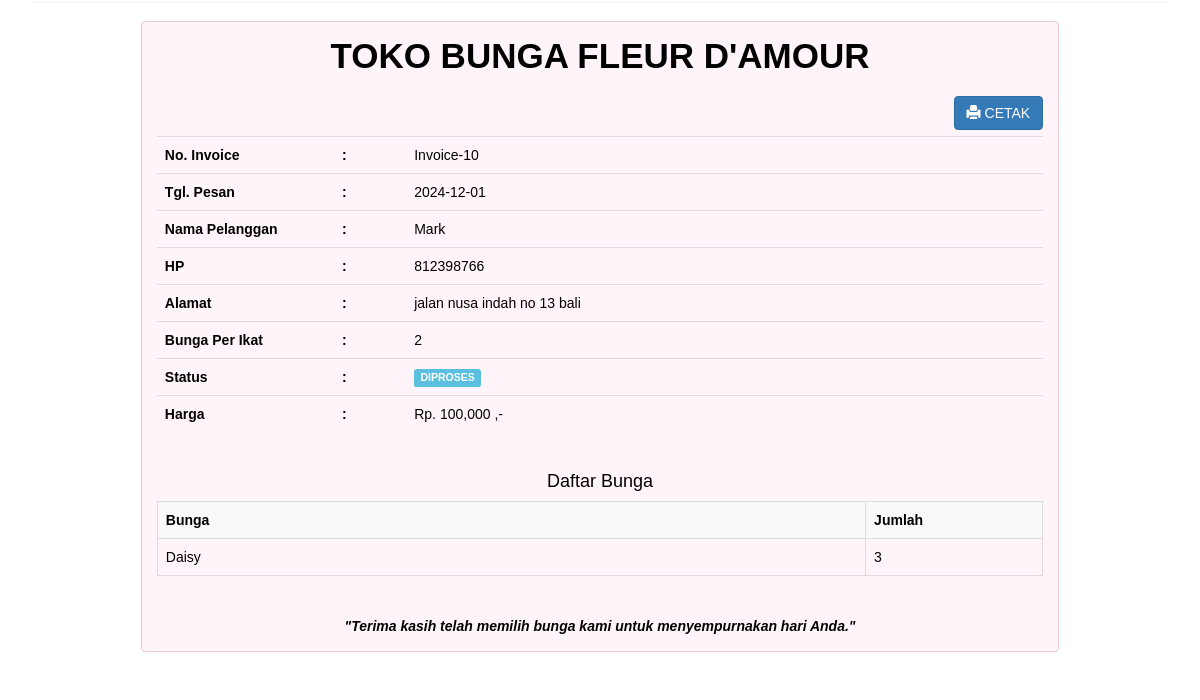
The page /transaksi_invoice.php?id=10 on the database its author committed.
### tables this page shows
CREATE TABLE `transaksi` (
  `transaksi_id` int(100) NOT NULL,
  `transaksi_tgl` date NOT NULL,
  `user_id` int(100) NOT NULL,
  `jumlah` int(100) NOT NULL,
  `transaksi_harga` int(100) NOT NULL,
  `transaksi_status` int(100) NOT NULL
);

CREATE TABLE `user` (
  `id` int(100) NOT NULL,
  `nama` varchar(100) NOT NULL,
  `no_hp` int(100) NOT NULL,
  `email` varchar(100) NOT NULL,
  `password` varchar(225) NOT NULL,
  `user_type` varchar(100) NOT NULL,
  `alamat` varchar(100) NOT NULL
);

CREATE TABLE `bunga` (
  `id` int(100) NOT NULL,
  `transaksi_id` int(100) NOT NULL,
  `bunga` varchar(100) NOT NULL,
  `bunga_jumlah` int(100) NOT NULL
);

### transaksi_invoice.php (the view, shortened to what this page needs)
<?php
    include 'koneksi.php';
?>
<!DOCTYPE html>
<html lang="en">
<head>
    <link rel="stylesheet" type="text/css" href="style.css">
    <link rel="stylesheet" type="text/css" href="assets/css/bootstrap.css">
</head>
<body>
    <div class="container">
    <div class="panel">
        <div class="col-md-10 col-md-offset-1">
            <?php
            $id = $_GET['id'];
            $transaksi = mysqli_query($koneksi, "SELECT * FROM transaksi, user WHERE transaksi_id='$id' AND transaksi.user_id = user.id");
            while($t=mysqli_fetch_array($transaksi)){
            ?>
            <br>
            <div class="alert alert-danger text" style="background-color: rgba(255, 51, 153,.05); color: black; ">
        <h4 class="title"><b>Toko Bunga Fleur d'Amour</b></h4>
        <button onclick="window.print()"class="btn btn-primary pull-right btn-cetak"><i class="glyphicon glyphicon-print"></i> CETAK</button>
            <br/>
            <br/>
            <table class="table">
                <tr>
                    <th width="20%">No. Invoice</th>
                    <th>:</th>
                    <td>Invoice-<?php echo $t['transaksi_id']; ?></td>
                </tr>
                <tr>
                    <th width="20%">Tgl. Pesan</th>
                    <th>:</th>
                    <td><?php echo $t['transaksi_tgl']; ?></td>
                </tr>
                <tr>
                    <th>Nama Pelanggan</th>
                    <th>:</th>
                    <td><?php echo $t['nama']; ?></td>
                </tr>
                <tr>
                    <th>HP</th>
                    <th>:</th>
                    <td><?php echo $t['no_hp']; ?></td>
                </tr>
                <tr>
                    <th>Alamat</th>
                    <th>:</th>
                    <td><?php echo $t['alamat']; ?></td>
                </tr>
                <tr>
                    <th>Bunga Per Ikat</th>
                    <th>:</th>
                    <td><?php echo $t['jumlah']; ?></td>
                </tr>
                <tr>
                    <th>Status</th>
                    <th>:</th>
                    <td>
                        <?php
                            if($t['transaksi_status']=="0"){
                                echo "<div class='label label-warning'>DITERIMA</div>";
                            }else if ($t['transaksi_status']=="1"){
                                echo "<div class='label label-info'>DIPROSES</div>";
                            }else if($t['transaksi_status']=="2"){
                                echo "<div class='label label-danger'>DIANTAR</div>";
                            }else if($t['transaksi_status']=="3"){
                                echo "<div class='label label-success'>SELESAI</div>";
                            }
                        ?>
                    </td>
                </tr>
                <tr>
                    <th>Harga</th>
                    <th>:</th>
                    <td><?php echo "Rp. ".number_format($t['transaksi_harga'])." ,-"; ?></td>
                </tr>
            </table>
            <br/>
            <h4 class="text-center">Daftar Bunga</h4>
            <table class="table table-bordered table-striped">
                <tr>
                    <th>Bunga</th>
                    <th width="20%">Jumlah</th>
                </tr>
                <?php
                $id = $t['transaksi_id'];
                $bunga = mysqli_query($koneksi,"select * from bunga where transaksi_id='$id'");
                while($p=mysqli_fetch_array($bunga)){
                ?>
                <tr>
                    <td><?php echo $p['bunga']; ?></td>
                    <td width="5%"><?php echo $p['bunga_jumlah']; ?></td>
                </tr>
                <?php } ?>
                </table>
                <br>
                <p><center><i><b>"Terima kasih telah memilih bunga kami untuk menyempurnakan hari Anda."</b></i></center></p>
            <?php
            }
            ?>
            </div>
</div>
        </div>
</body>
</html>

### style.css (style rules this page uses)
:root { --pink:#e84393; --red:#c0392b; --orange:#f39c12; --black:#333; --white:#fff; --light-color:#666; --light-white:#ccc; --light-bg:#f5f5f5; --border:.2rem solid var(--black); --box-shadow:0 .5rem 1rem rgba(0,0,0,.1); }
* { font-family: Verdana, Geneva, Tahoma, sans-serif; margin:0; padding:0; box-sizing: border-box; outline: none; border:none; text-decoration: none; transition:all .2s linear; }
html { font-size: 62.5%; overflow-x: hidden; scroll-behavior: smooth; scroll-padding-top: 6.5rem; width: 100px 70px; }
body { background: var(--light-bg); }
.title { text-align: center; margin-bottom: 2rem; color:var(--black); text-transform: uppercase; font-family: Verdana, Geneva, Tahoma, sans-serif; font-size: 3.5rem; }

### rows shown on the page
transaksi: transaksi_id "10", transaksi_tgl "2024-12-01", user.nama "Mark", user.no_hp "812398766", user.alamat "jalan nusa indah no 13 bali", jumlah "2", transaksi_status "DIPROSES", transaksi_harga "100,000"
bunga: bunga "Daisy", bunga_jumlah "3"
